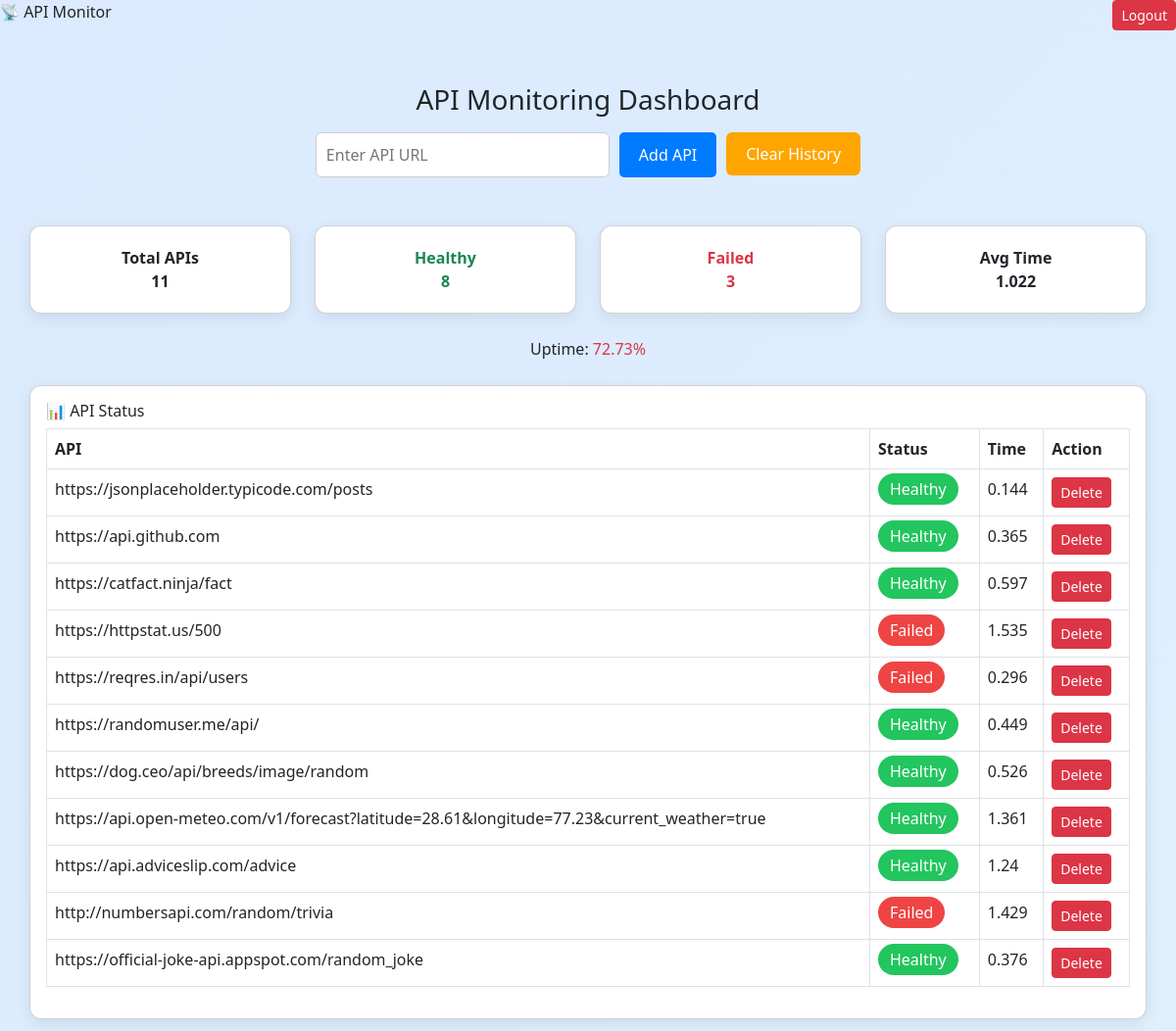
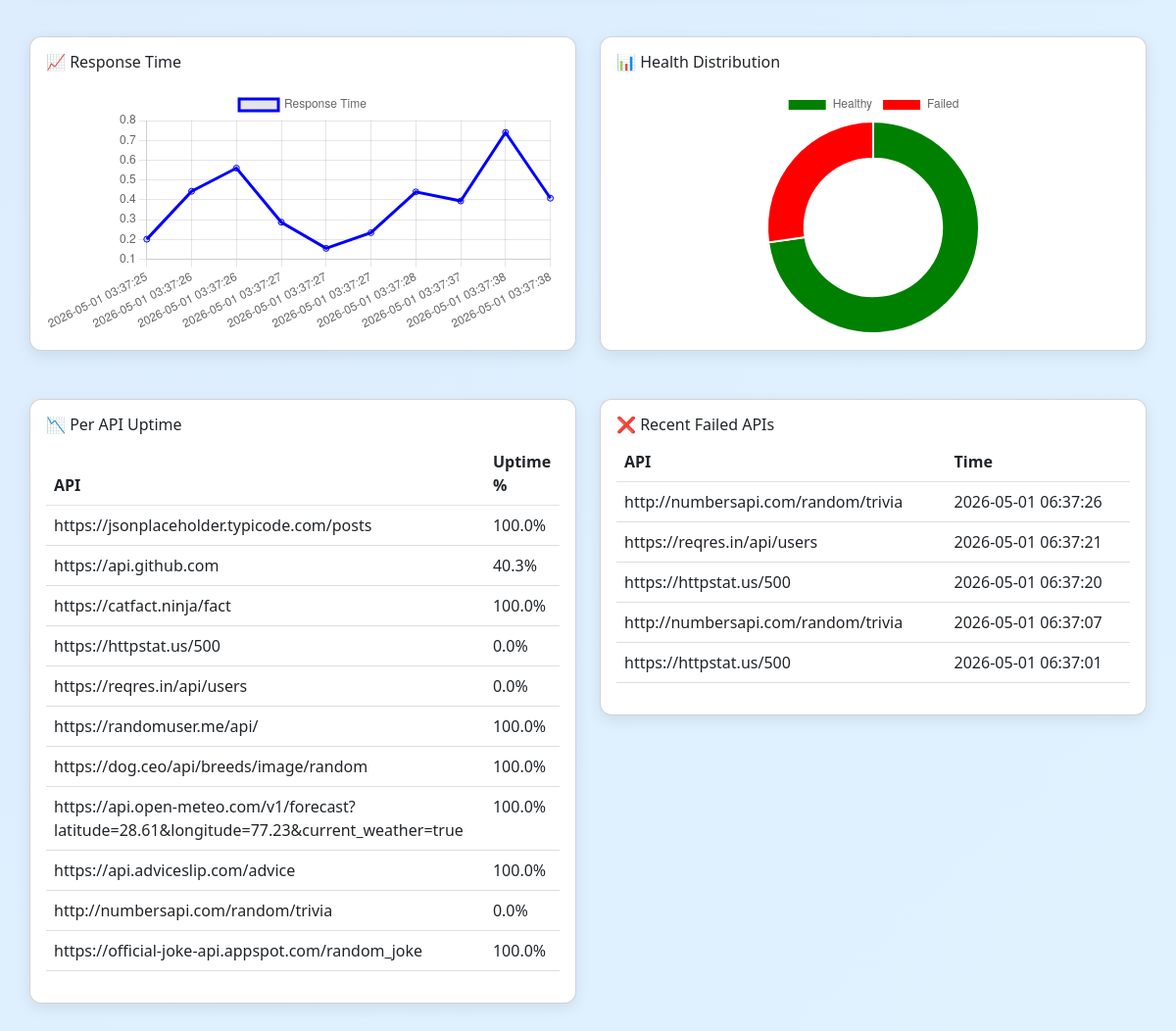
The app's page /dashboard (signed in) with its own data (2 pictures, top to bottom).
### tables this page shows
CREATE TABLE apis (
    id INTEGER PRIMARY KEY AUTOINCREMENT,
    url TEXT UNIQUE
);

CREATE TABLE logs(
    id INTEGER PRIMARY KEY AUTOINCREMENT,
    api_url TEXT,
    status_code INTEGER,
    response_time REAL,
    timestamp DATETIME DEFAULT CURRENT_TIMESTAMP
, error_type TEXT);

### app/routes/dashboard_routes.py (the view)
@dashboard_bp.route("/")
@dashboard_bp.route("/dashboard")
@login_required
def dashboard():
    conn = get_db()
    rows = conn.execute("""
        SELECT a.id, a.url,
               l.status_code,
               l.response_time
        FROM apis a
        LEFT JOIN logs l ON a.url = l.api_url
        WHERE l.id IN (
            SELECT MAX(id) FROM logs GROUP BY api_url
        )
    """).fetchall()
    uptime_data = {}
    for api in conn.execute("SELECT url FROM apis").fetchall():
        url = api["url"]
        logs = conn.execute(
            "SELECT status_code FROM logs WHERE api_url=?",
            (url,)
        ).fetchall()
        if logs:
            total_logs = len(logs)
            success = sum(1 for log in logs if log["status_code"] == 200)
            uptime_data[url] = round((success / total_logs) * 100, 2)
        else:
            uptime_data[url] = 0
    apis = []
    for r in rows:
        status = "Healthy" if r["status_code"] == 200 else "Failed"
        apis.append({
            "id": r["id"],
            "url": r["url"],
            "status": status,
            "response_time": r["response_time"] or 0,
            "uptime": uptime_data.get(r["url"], 0)
        })
    total = len(apis)
    healthy = sum(1 for a in apis if a["status"] == "Healthy")
    failed = total - healthy
    avg_row = conn.execute("SELECT AVG(response_time) as avg FROM logs").fetchone()
    avg_time = avg_row["avg"] or 0
    uptime = (healthy / total) * 100 if total > 0 else 0
    failed_logs = conn.execute("""
        SELECT api_url as url, timestamp as time
        FROM logs
        WHERE status_code != 200
        ORDER BY timestamp DESC
        LIMIT 5
    """).fetchall()
    chart_rows = conn.execute("""
        SELECT timestamp, response_time
        FROM logs
        ORDER BY timestamp ASC
        LIMIT 10
    """).fetchall()
    chart_labels = [r["timestamp"] for r in chart_rows]
    chart_data = [r["response_time"] for r in chart_rows]
    conn.close()
    return render_template(
        "dashboard.html",
        total=total,
        healthy=healthy,
        failed=failed,
        avg_time=round(avg_time, 3),
        uptime=round(uptime, 2),
        apis=apis,
        failed_logs=failed_logs,
        chart_labels=chart_labels,
        chart_data=chart_data
    )

### app/models/database.py (called while the page is built)
def get_db():
    conn = sqlite3.connect(DB_PATH, timeout=10, check_same_thread=False)
    conn.row_factory = sqlite3.Row
    return conn

### app/routes/main.py (called while the page is built)
def login_required(func):
    @wraps(func)
    def wrapper(*args, **kwargs):
        if "user_id" not in session:
            return redirect("/login")
        return func(*args, **kwargs)
    return wrapper

### templates/dashboard.html (shortened to what this page needs)
<!DOCTYPE html>
<html lang="en">
<head>
    <link href="https://cdn.jsdelivr.net/npm/bootstrap@5.3.0/dist/css/bootstrap.min.css" rel="stylesheet">
</head>
<body>
    <div class="top-bar d-flex justify-content-between">
        <div>📡 API Monitor</div>
        <a href="/logout" class="btn btn-danger btn-sm">Logout</a>
    </div>
    <div class="container mt-4">
        <h3 class="text-center mb-3">API Monitoring Dashboard</h3>
    <div class="text-center mb-4">
    <form method="POST" action="/add_api" style="display:flex; gap:10px; justify-content:center;">
        <input type="text" name="url" placeholder="Enter API URL" required style="padding:10px; width:300px;">
        <button type="submit" style="padding:10px 20px; background:#007bff; color:white; border:none; border-radius:5px;">
            Add API
        </button>
        <a href="/clear_history">
            <button type="button" style="padding:10px 20px; background:orange; border:none;">
                Clear History
            </button>
        </a>
    </form>
    </div>
        <div class="row mb-4">
            <div class="col-md-3">
                <div class="card stat-card">Total APIs <br> {{ total }}</div>
            </div>
            <div class="col-md-3">
                <div class="card stat-card text-success">Healthy <br> {{ healthy }}</div>
            </div>
            <div class="col-md-3">
                <div class="card stat-card text-danger">Failed <br> {{ failed }}</div>
            </div>
            <div class="col-md-3">
                <div class="card stat-card">Avg Time <br> {{ avg_time }}</div>
            </div>
        </div>
        <p class="text-center">Uptime: <span class="text-danger">{{ uptime }}%</span></p>
        <div class="card p-3 mb-4">
            <h6>📊 API Status</h6>
            <table class="table table-bordered">
                <thead>
                    <tr>
                        <th>API</th>
                        <th>Status</th>
                        <th>Time</th>
                        <th>Action</th>
                    </tr>
                </thead>
                <tbody>
                    {% for api in apis %}
                    <tr>
                        <td>{{ api.url }}</td>
                        <td>
                            {% if api.status == 'Healthy' %}
                            <span class="status-badge healthy">Healthy</span>
                            {% else %}
                            <span class="status-badge failed">Failed</span>
                            {% endif %}
                        </td>
                        <td>{{ api.response_time }}</td>
                        <td>
                            <a href="/delete/{{ api.id }}" class="btn btn-danger btn-sm">Delete</a>
                        </td>
                    </tr>
                    {% endfor %}
                </tbody>
            </table>
        </div>
    <div class="row mb-4">
        <div class="col-md-6">
            <div class="card p-3">
                <h6>📈 Response Time</h6>
                <div class="chart-container">
                    <canvas id="lineChart"></canvas>
                </div>
            </div>
        </div>
        <div class="col-md-6">
            <div class="card p-3">
                <h6>📊 Health Distribution</h6>
                <div class="chart-container">
                    <canvas id="pieChart"></canvas>
                </div>
            </div>
        </div>
    </div>
        <div class="row">
            <div class="col-md-6">
                <div class="card p-3">
                    <h6>📉 Per API Uptime</h6>
                    <table class="table">
                        <thead>
                            <tr>
                                <th>API</th>
                                <th>Uptime %</th>
                            </tr>
                        </thead>
                        <tbody>
                            {% for api in apis %}
                            <tr>
                                <td>{{ api.url }}</td>
                                <td>{{ api.uptime }}%</td>
                            </tr>
                            {% endfor %}
                        </tbody>
                    </table>
                </div>
            </div>
            <div class="col-md-6">
                <div class="card p-3">
                    <h6>❌ Recent Failed APIs</h6>
                    <table class="table">
                        <thead>
                            <tr>
                                <th>API</th>
                                <th>Time</th>
                            </tr>
                        </thead>
                        <tbody>
                            {% for fail in failed_logs %}
                            <tr>
                                <td>{{ fail.url }}</td>
                                <td>{{ fail.time }}</td>
                            </tr>
                            {% endfor %}
                        </tbody>
                    </table>
                </div>
            </div>
        </div>
    </div>
    <script>
        const lineCtx = document.getElementById('lineChart');
        new Chart(lineCtx, {
            type: 'line',
            data: {
                labels: {{ chart_labels | default([]) | tojson }},
            datasets: [{
                label: 'Response Time',
                data: {{ chart_data | default ([]) | tojson }},
            borderColor: 'blue',
            fill: false
            }]
        },
            options: {
            responsive: true,
            maintainAspectRatio: false
        }
    });
        const pieCtx = document.getElementById('pieChart');
        new Chart(pieCtx, {
            type: 'doughnut',
            data: {
                labels: ['Healthy', 'Failed'],
                datasets: [{
                    data: [
                        {{ healthy | default(0)
                }},
                    {{ failed | default(0) }}
                ],
            backgroundColor: ['green', 'red']
            }]
        },
            options: {
            responsive: true,
            maintainAspectRatio: false,
            cutout: '65%'
        }
    });
    setInterval(() => {
            location.reload();
        }, 10000);
    </script>
</body>
</html>

### templates/dashboard.html (style rules this page uses)
body { background: linear-gradient(135deg, #dbeafe, #e0f2fe); font-family: 'Segoe UI', sans-serif; margin: 0; }
.container { max-width: 1200px; margin: auto; padding: 30px; }
input { padding: 10px; width: 300px; border-radius: 6px; border: 1px solid #ccc; }
button { padding: 10px 15px; border: none; background: #0ea5e9; color: white; border-radius: 6px; cursor: pointer; transition: all 0.3s ease; }
.stat-card { background: white; padding: 20px; border-radius: 12px; text-align: center; font-weight: bold; box-shadow: 0 5px 15px rgba(0, 0, 0, 0.08); transition: all 0.3s ease; }
.card { background: white; padding: 20px; border-radius: 12px; margin-top: 25px; box-shadow: 0 5px 15px rgba(0, 0, 0, 0.08); transition: all 0.3s ease; display: flex; flex-direction: column; }
canvas { width: 100% !important; height: 250px !important; margin-top: 10px; }
table { width: 100%; border-collapse: collapse; }
th { background: #e2e8f0; padding: 12px; }
td { padding: 12px; border-bottom: 1px solid #ddd; }
tr { transition: all 0.2s ease; }
.healthy { background: #22c55e; color: white; padding: 5px 12px; border-radius: 20px; transition: 0.3s; }
.failed { background: #ef4444; color: white; padding: 5px 12px; border-radius: 20px; transition: 0.3s; }

### records on screen
apis: url "https://jsonplaceholder.typicode.com/posts", shows "Healthy", response_time "0.144", uptime "100.0"
apis: url "https://api.github.com", shows "Healthy", response_time "0.365", uptime "40.3"
apis: url "https://catfact.ninja/fact", shows "Healthy", response_time "0.597", uptime "100.0"
apis: url "https://httpstat.us/500", shows "Failed", response_time "1.535", uptime "0.0"
apis: url "https://reqres.in/api/users", shows "Failed", response_time "0.296", uptime "0.0"
apis: url "https://randomuser.me/api/", shows "Healthy", response_time "0.449", uptime "100.0"
apis: url "https://dog.ceo/api/breeds/image/random", shows "Healthy", response_time "0.526", uptime "100.0"
apis: url "https://api.open-meteo.com/v1/forecast?latitude=28.61&longitude=77.23&current_weather=true", shows "Healthy", response_time "1.361", uptime "100.0"
apis: url "https://api.adviceslip.com/advice", shows "Healthy", response_time "1.24", uptime "100.0"
apis: url "http://numbersapi.com/random/trivia", shows "Failed", response_time "1.429", uptime "0.0"
apis: url "https://official-joke-api.appspot.com/random_joke", shows "Healthy", response_time "0.376", uptime "100.0"
logs: url "http://numbersapi.com/random/trivia", time "2026-05-01 06:37:26"
logs: url "https://reqres.in/api/users", time "2026-05-01 06:37:21"
logs: url "https://httpstat.us/500", time "2026-05-01 06:37:20"
logs: url "http://numbersapi.com/random/trivia", time "2026-05-01 06:37:07"
logs: url "https://httpstat.us/500", time "2026-05-01 06:37:01"

### other values on screen
{{ total }} "11"
{{ healthy }} "8"
{{ failed }} "3"
{{ avg_time }} "1.022"
{{ uptime }} "72.73"
chart data {{ chart_data | default ([]) | tojson }} [0.201, 0.443, 0.56, 0.287, 0.155, 0.234, 0.44, 0.394, 0.74, 0.408]
chart data {{ healthy | default(0) }} 8
chart data {{ failed | default(0) }} 3
